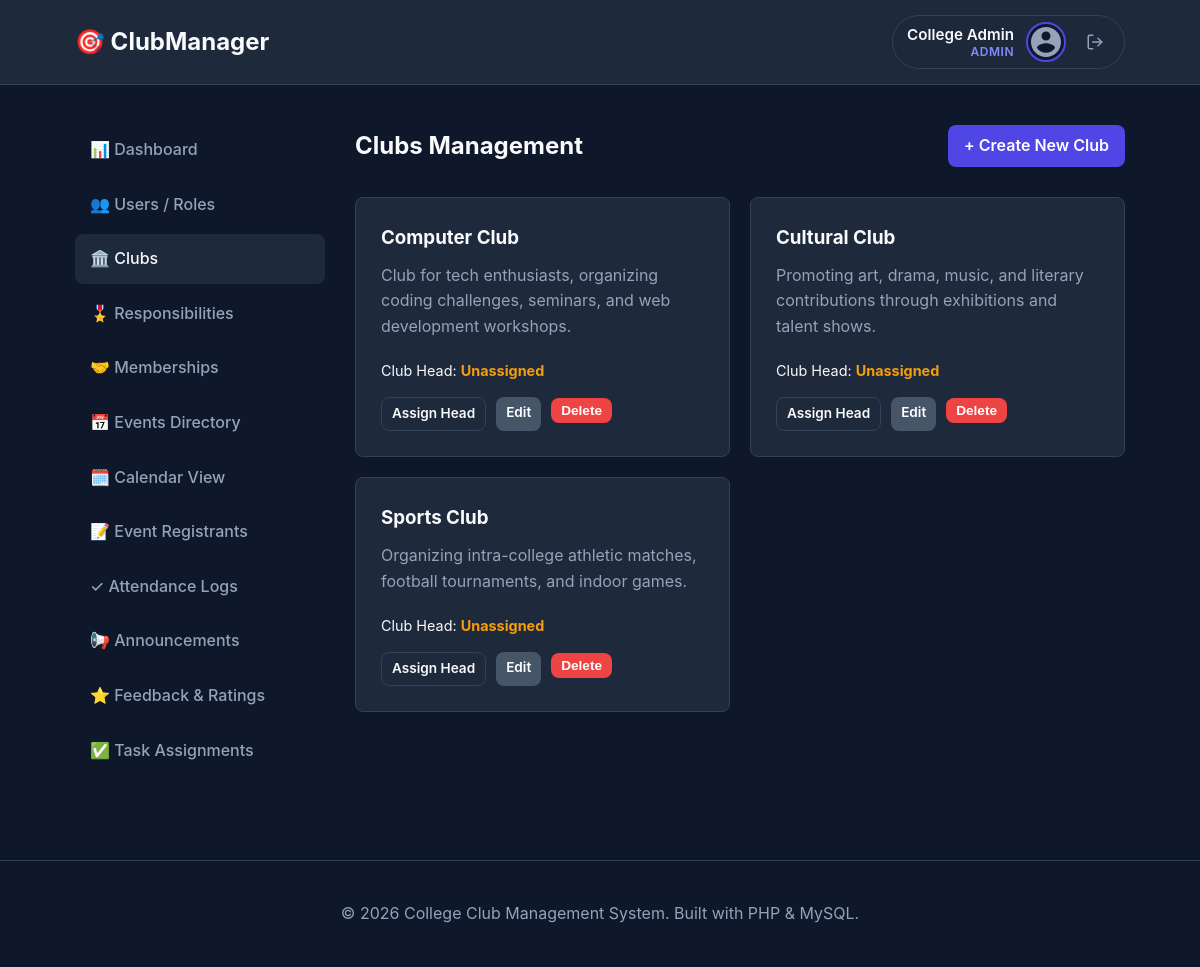
The page /admin/clubs.php (signed in) on the database its author committed.
### tables this page shows
CREATE TABLE `clubs` (
  `id` INT AUTO_INCREMENT PRIMARY KEY,
  `name` VARCHAR(100) NOT NULL UNIQUE,
  `description` TEXT,
  `club_head_id` INT DEFAULT NULL,
  `logo` VARCHAR(255) DEFAULT NULL,
  `email_subject` VARCHAR(255) DEFAULT NULL,
  `email_body` TEXT DEFAULT NULL,
  `created_at` TIMESTAMP DEFAULT CURRENT_TIMESTAMP,
  `updated_at` TIMESTAMP DEFAULT CURRENT_TIMESTAMP ON UPDATE CURRENT_TIMESTAMP,
  FOREIGN KEY (`club_head_id`) REFERENCES `users` (`id`) ON DELETE SET NULL
);

### includes/functions.php (called while the page is built, shortened)
<?php
function escape($value) {
    return htmlspecialchars($value ?? '', ENT_QUOTES, 'UTF-8');
}
?>

### admin/clubs.php (the view, shortened to what this page needs)
<?php
require_once '../config/database.php';
require_once '../includes/functions.php';
try {
    $stmt = $pdo->query("SELECT c.*, u.full_name AS head_name
                           FROM clubs c
                           LEFT JOIN users u ON c.club_head_id = u.id
                           ORDER BY c.name ASC");
    $clubs = $stmt->fetchAll();
} catch (PDOException $e) {
    die("Query Failed: " . htmlspecialchars($e->getMessage()));
}
?>
<?php require_once '../includes/header.php'; ?>
<?php require_once '../includes/navbar.php'; ?>
<div class="container dashboard-container">
    <aside class="sidebar">
        <ul class="sidebar-menu">
            <li><a href="dashboard.php">📊 Dashboard</a></li>
            <li><a href="users.php">👥 Users / Roles</a></li>
            <li><a href="clubs.php" class="active">🏛️ Clubs</a></li>
            <li><a href="responsibilities.php">🎖️ Responsibilities</a></li>
            <li><a href="memberships.php">🤝 Memberships</a></li>
            <li><a href="events.php">📅 Events Directory</a></li>
            <li><a href="calendar.php">🗓️ Calendar View</a></li>
            <li><a href="registrations.php">📝 Event Registrants</a></li>
            <li><a href="attendance.php">✓ Attendance Logs</a></li>
            <li><a href="announcements.php">📢 Announcements</a></li>
            <li><a href="feedback.php">⭐ Feedback & Ratings</a></li>
            <li><a href="tasks.php">✅ Task Assignments</a></li>
        </ul>
    </aside>
    <main class="main-content">
        <div class="flex-header">
            <h2>Clubs Management</h2>
            <a href="create-club.php" class="btn btn-primary">+ Create New Club</a>
        </div>
        <div class="card-grid">
            <?php if (empty($clubs)): ?>
                <p class="text-muted" style="font-style: italic;">No clubs registered inside the system.</p>
            <?php else: ?>
                <?php foreach ($clubs as $club): ?>
                    <div class="card">
                        <div>
                            <h3><?php echo escape($club['name']); ?></h3>
                            <p><?php echo escape($club['description']); ?></p>
                            <div style="margin-bottom: 15px; font-size: 0.9rem;">
                                <span class="text-muted">Club Head:</span>
                                <strong>
                                    <?php echo $club['head_name'] ? escape($club['head_name']) : '<span style="color:var(--warning);">Unassigned</span>'; ?>
                                </strong>
                            </div>
                        </div>
                        <div style="display: flex; gap: 10px; margin-top: auto;">
                            <a href="assign-head.php?club_id=<?php echo $club['id']; ?>" class="btn btn-outline btn-sm">Assign Head</a>
                            <a href="edit-club.php?club_id=<?php echo $club['id']; ?>" class="btn btn-secondary btn-sm">Edit</a>
                            <form action="clubs.php" method="POST" style="display: inline;" onsubmit="return confirm('Are you sure you want to delete this club? All events, memberships, and tasks under this club will be permanently removed.');">
                                <button type="submit" class="btn btn-danger btn-sm">Delete</button>
                            </form>
                        </div>
                    </div>
                <?php endforeach; ?>
            <?php endif; ?>
        </div>
    </main>
</div>
<?php require_once '../includes/footer.php'; ?>

### assets/css/style.css (style rules this page uses)
:root { --primary-color: #4f46e5; --primary-hover: #4338ca; --bg-dark: #0f172a; --bg-card: #1e293b; --text-main: #f8fafc; --text-muted: #94a3b8; --border-color: #334155; --success: #10b981; --danger: #ef4444; --warning: #f59e0b; --info: #06b6d4; --radius: 8px; --transition: all 0.3s ease; }
* { margin: 0; padding: 0; box-sizing: border-box; }
body { font-family: -apple-system, BlinkMacSystemFont, "Segoe UI", Roboto, Oxygen, Ubuntu, Cantarell, "Open Sans", sans-serif; background-color: var(--bg-dark); color: var(--text-main); line-height: 1.6; }
.container { width: 90%; max-width: 1200px; margin: 0 auto; padding: 0 15px; }
.btn { display: inline-block; padding: 8px 16px; border-radius: var(--radius); text-decoration: none; font-weight: 600; cursor: pointer; transition: var(--transition); border: none; }
.btn-sm { padding: 5px 10px; font-size: 0.85rem; }
.btn-primary { background-color: var(--primary-color); color: white !important; }
.btn-secondary { background-color: #475569; color: white !important; }
.btn-outline { background-color: transparent; border: 1px solid var(--border-color); color: var(--text-main) !important; }
.btn-danger { background-color: var(--danger); color: white !important; }
.dashboard-container { display: flex; gap: 30px; margin-top: 40px; min-height: 70vh; }
.sidebar { width: 250px; flex-shrink: 0; }
.sidebar-menu { list-style: none; }
.sidebar-menu li { margin-bottom: 5px; }
.sidebar-menu a { display: block; padding: 12px 15px; border-radius: var(--radius); color: var(--text-muted); text-decoration: none; font-weight: 500; transition: var(--transition); }
.sidebar-menu a:hover, .sidebar-menu a.active { background-color: var(--bg-card); color: var(--text-main); }
.main-content { flex-grow: 1; }
.card-grid { display: grid; grid-template-columns: repeat(auto-fill, minmax(300px, 1fr)); gap: 20px; margin-top: 20px; }
.card { background-color: var(--bg-card); border: 1px solid var(--border-color); border-radius: var(--radius); padding: 25px; display: flex; flex-direction: column; justify-content: space-between; }
.card h3 { margin-bottom: 10px; }
.card p { color: var(--text-muted); margin-bottom: 20px; flex-grow: 1; }
.flex-header { display: flex; justify-content: space-between; align-items: center; margin-bottom: 30px; }

### rows shown on the page
clubs: name "Computer Club", description "Club for tech enthusiasts, organizing coding challenges, seminars, and web development workshops."
clubs: name "Cultural Club", description "Promoting art, drama, music, and literary contributions through exhibitions and talent shows."
clubs: name "Sports Club", description "Organizing intra-college athletic matches, football tournaments, and indoor games."

### other values the page prints
$fullName "College Admin"
$roleLabel "ADMIN"
